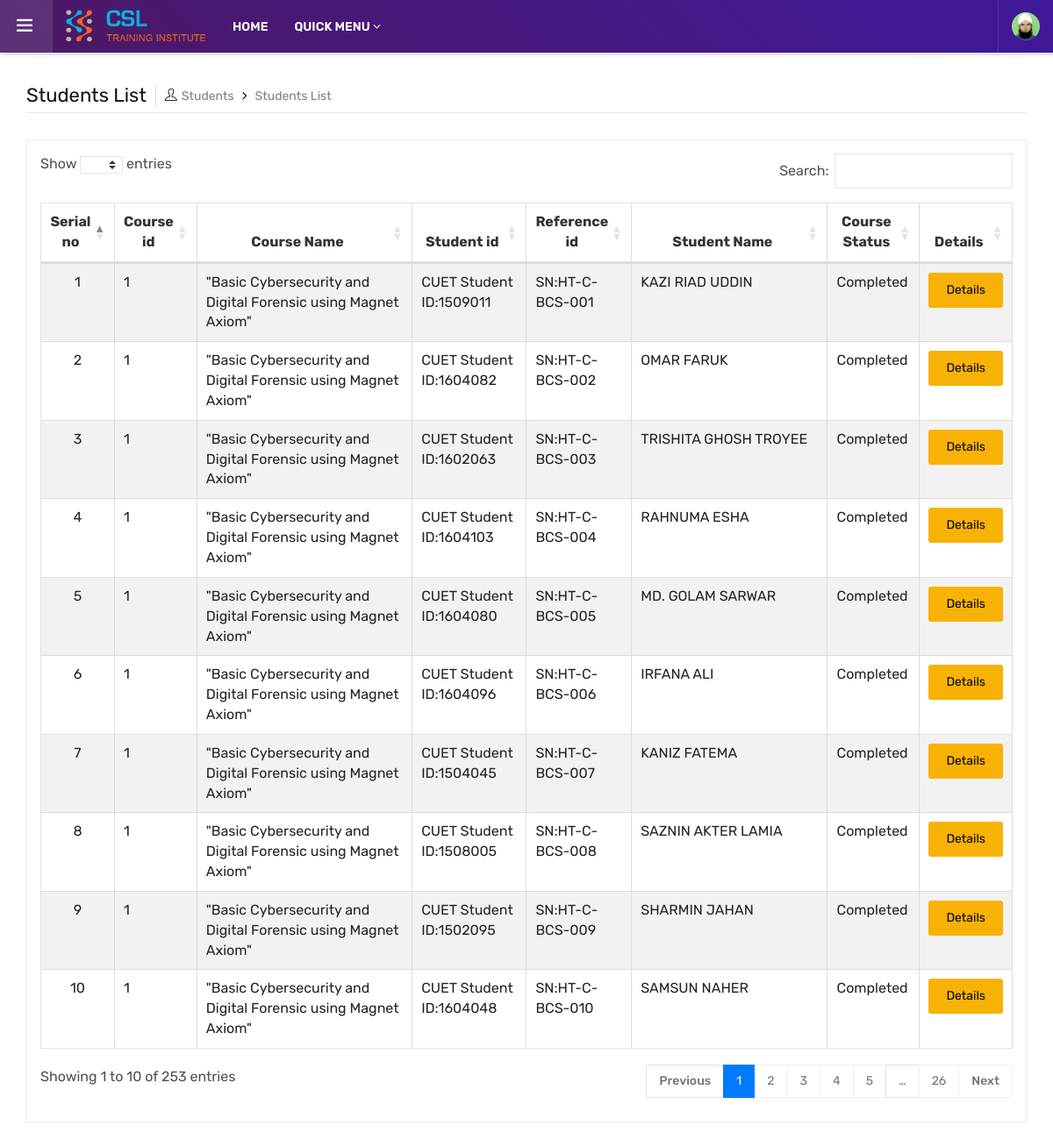
The page /admin/home.php?view_student_list (signed in) on the database its author committed.
### tables this page shows
CREATE TABLE `course_complete` (
  `id` int(100) NOT NULL,
  `course_id` varchar(500) NOT NULL,
  `course_name` varchar(500) NOT NULL,
  `student_id` varchar(500) NOT NULL,
  `reference_id` varchar(500) NOT NULL,
  `student_name` varchar(500) NOT NULL,
  `course_start_date` varchar(500) NOT NULL,
  `course_end_date` varchar(500) NOT NULL,
  `result` varchar(500) NOT NULL,
  `status` varchar(500) NOT NULL
);

### admin/view_student_list.php (the view)
<?php
include "con1.php";
if(!isset($_SESSION['admin_user'])){
        echo "<script>window.open('index.php','_self')</script>";
    }else{
 ?>
<div class="db-breadcrumb">
  <h4 class="breadcrumb-title">Students List</h4>
    <ul class="db-breadcrumb-list">
      <li><a href="#"><i class="ti-user"></i>Students</a></li>
      <li>Students List</li>
        </ul>
</div>
<div class="row">
    <div class="col-lg-12">
        <div class="panel panel-default">
            <div class="panel-body">
                <div class="table-responsive">
                  <table id="students" class="table table-striped table-bordered table-hover">
                        <thead>
                            <tr>
                                <th style="text-align: center;">Serial no </th>
                                <th style="text-align: center;"> Course id </th>
                                <th style="text-align: center;"> Course Name </th>
                                <th style="text-align: center;">Student id</th>
                                <th style="text-align: center;">Reference id </th>
                                <th style="text-align: center;">Student Name </th>
                                <th style="text-align: center;">Course Status </th>
                                <th style="text-align: center;">Details</th>
                            </tr>
                        </thead>
                        <tbody>
              <?php
                     $i=1;
                  $get_student_list_sql = "select * from course_complete where status='Completed'";
                   $run_courses_sql= mysqli_query($conn,$get_student_list_sql);
                  while($students=mysqli_fetch_array($run_courses_sql)){
                     $course_id = $students['course_id'];
                    $course_name = $students['course_name'];
                    $student_id= $students['student_id'];
                    $reference_id = $students['reference_id'];
                      $student_name= $students['student_name'];
                    $status = $students['status'];
                        ?>
                            <tr>
                                <td style="text-align: center;"> <?php echo $i; ?> </td>
                                <td> <?php echo $course_id; ?> </td>
                                <td> <?php echo $course_name; ?> </td>
                                <td> <?php echo $student_id; ?> </td>
                                <td> <?php echo $reference_id; ?> </td>
                                <td> <?php echo $student_name; ?> </td>
                                <td> <?php echo $status; ?> </td>
                                <td>
                                	<div style="text-align: center;">
              				        <a href="#" class="alert-link" target="_blank">
                              <button type="button" class="btn btn-primary"> Details</button></a>
              			</div>
                                </td>
                            </tr>
                            <?php   $i++;  } ?>
                        </tbody>
                    </table>
                </div>
            </div>
        </div>
    </div>
</div>
<?php } ?>

### admin/mystyle.css (style rules this page uses)
body { margin-top: 100px; }
@media (min-width: 768px) { body { margin-top: 50px; } }
.panel-body { border-radius: 5px; }

### admin/assets/css/typography.css (style rules this page uses)
body { background-color: #fff; font-family: Rubik; font-size: 16px; font-weight: 400; color:#505050; padding: 0; margin: 0; overflow-x: hidden; -webkit-font-smoothing: antialiased; font-smoothing: antialiased; -moz-osx-font-smoothing: grayscale; scroll-behavior: smooth; }
a { color: #6f6f6f; outline: 0 none; text-decoration: none; }
table { background-color: transparent; width: 100%; }
table thead th { color: #333; }
table td { padding: 15px 10px; }
p, address, pre, hr, ul, ol, dl, dd, table { margin-bottom: 24px; }
h1, h2, h3, h4, h5, h6 { color: #111111; font-family: rubik; margin-top:0; }
h4 { font-size: 22px; line-height: 28px; margin-bottom: 15px; font-weight: 500; }
dl, ul, ol { list-style-position: outside; padding: 0; }
ul, ol { margin-bottom: 24px; }
ul li, ol li { padding: 0; }

### admin/assets/css/dashboard.css (style rules this page uses)
.db-breadcrumb { display:flex; align-items: center; border-bottom: 1px solid rgba(0,0,0,0.1); padding-bottom: 5px; margin-bottom: 30px; }
.db-breadcrumb-list { list-style:none; margin:0; padding:0; }
.breadcrumb-title { margin-bottom: 0; font-weight: 400; border-right: 1px solid rgba(0,0,0,0.1); padding-right: 10px; margin-right: 10px; line-height: 28px; }
.db-breadcrumb-list li { display: inline-block; color: #7f7f7f; font-size: 14px; padding: 0 20px 0px 0; position:relative; }
.db-breadcrumb-list li i { margin-right:5px; color:#000; }
.db-breadcrumb-list li a { color:#7f7f7f; }
.db-breadcrumb-list li:last-child { padding-right:0; }
.db-breadcrumb-list li:after { font-family: FontAwesome; content: "\f105"; position: absolute; color: #000; right: 5px; font-size: 15px; top: -1px; }
.db-breadcrumb-list li:last-child:after { content:none; }

### admin/assets/css/color/color-1.css (style rules this page uses)
:root { --primary: #4c1864; --sc-primary: #4d0a91; }
.bg-primary,.btn,.comments-area .comment-form p input[type="submit"],.pagination > .active > a,.pagination > .active > span,.pagination > .active > a:hover,.pagination > .active > span:hover,.pagination > .active > a:focus,.pagination > .active > span:focus,.feature-filters .active > [class*="btn"],.list-num-count > li:before,.pagination-bx.primary .pagination > li > a, .pagination-bx.primary .pagination > li > span,button.back-to-top,.rev-btn { background-color: #4c1864; }
a,.text-primary,.primary li:before,.menu-links .nav > li.active > a,.menu-links .nav > li:hover > a,.menu-links .nav > li .mega-menu > li ul a:hover,.menu-links .nav > li .sub-menu li:hover > a,footer a:active,footer a:focus,footer a:hover,footer h1 a,footer h2 a,footer h3 a,footer h4 a,footer h5 a,footer h6 a,footer p a,.testimonial-1 .testimonial-position,.acod-head a:after,.acod-head a,.acod-head a:hover,.acod-head a.collapsed:hover,.ttr-tabs .nav-tabs > li > a i,h1 a:hover,h2 a:hover,h3 a:hover,h4 a:hover,h5 a:hover,h6 a:hover,.btn.outline,.btn-link:hover { color: #4c1864; }
.course-info-list ul li a.active, .course-info-list ul li a:hover,.btn,.profile-tabnav .nav li a.active,button.back-to-top,.upcoming-event-carousel.owl-btn-1 .owl-prev, .upcoming-event-carousel.owl-btn-1 .owl-next,.courses-carousel .owl-nav .owl-next, .courses-carousel .owl-nav .owl-prev, .recent-news-carousel .owl-nav .owl-next, .recent-news-carousel .owl-nav .owl-prev, .testimonial-carousel .owl-nav .owl-next, .testimonial-carousel .owl-nav .owl-prev { background-color:#f7b205; color:#000; }

### admin/assets/css/shortcodes/button.css (style rules this page uses)
.btn { -moz-user-select: none; border: 1px solid rgba(0, 0, 0, 0); border-radius: 4px; display: inline-block; font-size: 16px; font-weight: 400; line-height: 1.25; padding: 8px 16px; text-align: center; transition: all 0.2s ease-in-out 0s; vertical-align: middle; white-space: nowrap; }
.btn-primary { background-color: #0275d8; border-color: #0275d8; color: #ffffff; }
.btn, .btn-secondry { color: #fff; padding: 10px 20px; display: inline-block; font-size: 14px; outline: none; cursor: pointer; outline: none; border-width: 0; border-style: solid; border-color: transparent; line-height: 1.42857; border-radius: 3px; font-weight: 400; text-align:center; font-family: rubik; }
.btn { background-color: #EFBB20; }

### admin/assets/css/shortcodes/accordion.css (style rules this page uses)
.panel { box-shadow: none; -webkit-box-shadow: none; }

### admin/assets/css/shortcodes/breadcrumb.css (style rules this page uses)
.table > tbody > tr > td, .table > tbody > tr > th, .table > tfoot > tr > td, .table > tfoot > tr > th, .table > thead > tr > td, .table > thead > tr > th { padding: 10px; }

### rows shown on the page
course_complete: course "1", course_name "\"Basic Cybersecurity and Digital Forensic using Magnet Axiom\"", student "CUET Student ID:1509011", reference "SN:HT-C-BCS-001", student_name "KAZI RIAD UDDIN", status "Completed"
course_complete: course "1", course_name "\"Basic Cybersecurity and Digital Forensic using Magnet Axiom\"", student "CUET Student ID:1604082", reference "SN:HT-C-BCS-002", student_name "OMAR FARUK", status "Completed"
course_complete: course "1", course_name "\"Basic Cybersecurity and Digital Forensic using Magnet Axiom\"", student "CUET Student ID:1602063", reference "SN:HT-C-BCS-003", student_name "TRISHITA GHOSH TROYEE", status "Completed"
course_complete: course "1", course_name "\"Basic Cybersecurity and Digital Forensic using Magnet Axiom\"", student "CUET Student ID:1604103", reference "SN:HT-C-BCS-004", student_name "RAHNUMA ESHA", status "Completed"
course_complete: course "1", course_name "\"Basic Cybersecurity and Digital Forensic using Magnet Axiom\"", student "CUET Student ID:1604080", reference "SN:HT-C-BCS-005", student_name "MD. GOLAM SARWAR", status "Completed"
course_complete: course "1", course_name "\"Basic Cybersecurity and Digital Forensic using Magnet Axiom\"", student "CUET Student ID:1604096", reference "SN:HT-C-BCS-006", student_name "IRFANA ALI", status "Completed"
course_complete: course "1", course_name "\"Basic Cybersecurity and Digital Forensic using Magnet Axiom\"", student "CUET Student ID:1504045", reference "SN:HT-C-BCS-007", student_name "KANIZ FATEMA", status "Completed"
course_complete: course "1", course_name "\"Basic Cybersecurity and Digital Forensic using Magnet Axiom\"", student "CUET Student ID:1508005", reference "SN:HT-C-BCS-008", student_name "SAZNIN AKTER LAMIA", status "Completed"
course_complete: course "1", course_name "\"Basic Cybersecurity and Digital Forensic using Magnet Axiom\"", student "CUET Student ID:1502095", reference "SN:HT-C-BCS-009", student_name "SHARMIN JAHAN", status "Completed"
course_complete: course "1", course_name "\"Basic Cybersecurity and Digital Forensic using Magnet Axiom\"", student "CUET Student ID:1604048", reference "SN:HT-C-BCS-010", student_name "SAMSUN NAHER", status "Completed"
